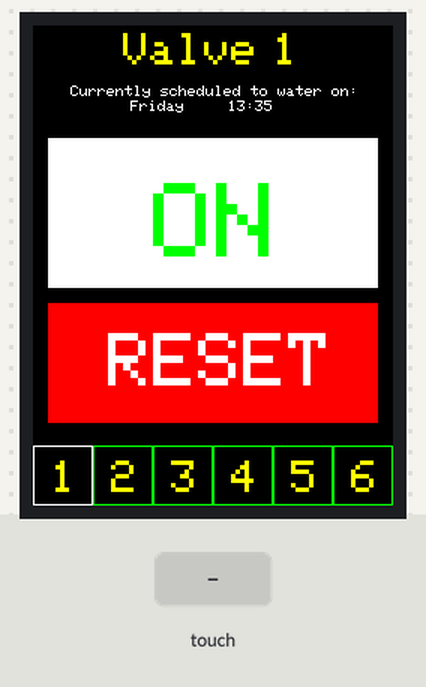
A sketch run on a simulated Arduino Leonardo, built with avr-gcc and run on an emulated ATmega32U4. On the bench: 240×320 colour display. The inputs (shaded band) are chosen by the test bench. The local clock reads 2024-03-15 10:24:30 at power-on unless the sketch sets it; what the sketch prints to the serial monitor is not drawn.

Above: at 1.4 s.
1.5 s: touch panel pressed at 13 % / 50 % of its raw x / y range
At 2.4 s:
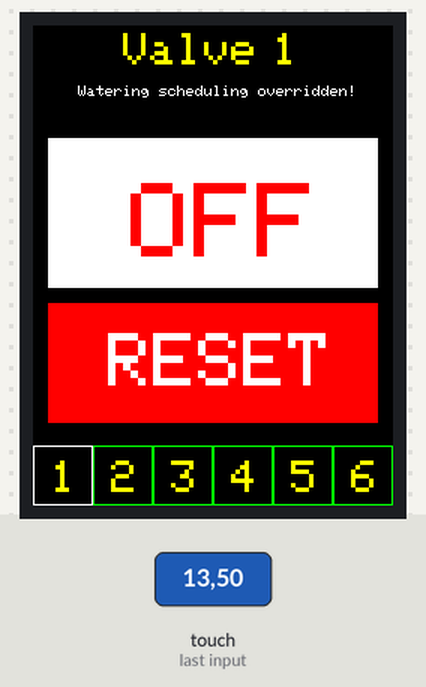
3.1 s: touch panel pressed at 38 % / 10 % of its raw x / y range
At 4.3 s:
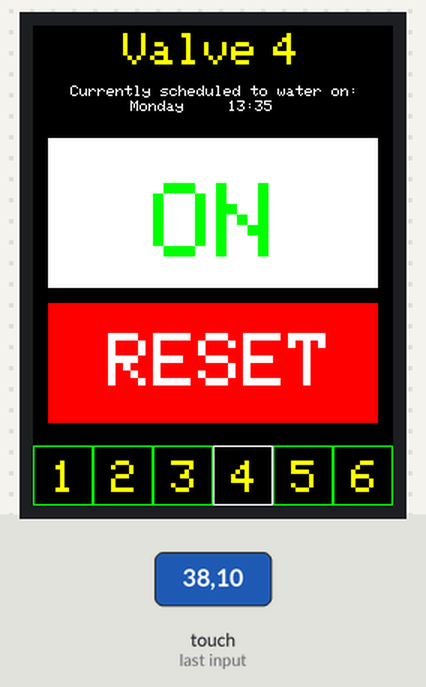
4.6 s: touch panel pressed at 13 % / 30 % of its raw x / y range
At 4.68 s:
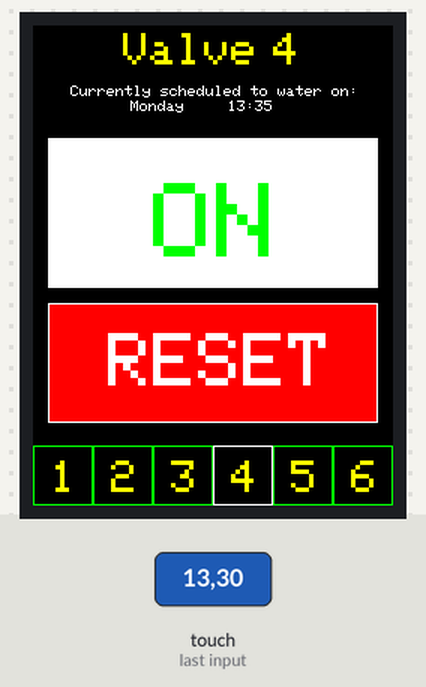
Timing chart, 0 to 7.6 s (numbered marks = the images above; inputs shaded):
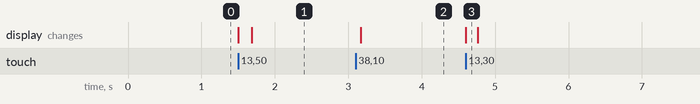

The sketch:

sprinkler.ino
```cpp
/*----------------------------------------
          LIBRARIES
------------------------------------------*/

/***** RTC LIBRARIES *****/
// Date and time functions using a DS1307 RTC connected via I2C
#include "RTClib.h"

/***** LCD LIBRARIES *****/
#include "SPI.h"
#include "Adafruit_GFX.h"
#include "Adafruit_ILI9341.h"
#include "TouchScreen.h"

/*----------------------------------------
          DEFINITIONS
------------------------------------------*/

/***** RTC DEFINITIONS *****/
#if defined(ARDUINO_ARCH_SAMD)
// for Zero, output on USB Serial console, remove line below if using programming port to program the Zero!
#define Serial SerialUSB
#endif

RTC_DS1307 rtc;


/****** LCD DEFINITIONS ******/
// Define LCD Connections
#define TFT_DC 8
#define TFT_CS 10
#define TFT_RST 9

// Define Touchscreen Definitions
#define YP A2  // analog pin 2
#define XM A3  // analog pin 3
#define YM 7   // digital pin 7
#define XP 8   // digitial pin 8 (same as DC)

// This is calibration data for the raw touch data to the screen coordinates
#define TS_MINX 150
#define TS_MINY 120
#define TS_MAXX 920
#define TS_MAXY 940
#define MINPRESSURE 10
#define MAXPRESSURE 1000


/*----------------------------------------
          GLOBAL VARIABLES
------------------------------------------*/

/***** MOISTURE SENSOR VARIABLES *****/

//Initial testing for moisture sensor.
//Reads analog input from the moisture sensor, and determines if the soil is dry or wet, giving a recommendation to water or not
const int sensorPin = A0; //set variable name for the pin being used for the sensor
const int sensorVcc = 4; // variable for the pin used to turn the sensor on or off by setting pin 4 high or low
int senseState = HIGH; // variable for the state of the sensor. High means sensor is on, LOW turns sensor off

//Placeholders for the thresholds of detecting moisture level
int upperThresh = 550;
int lowerThresh = 200;


/***** LCD VARIABLES *****/

struct myValve {
  int valveNum;
  boolean waterOn;
  boolean onSchedule;
  String nextDay;
  String startTime;
  int duration;
};


//State of valves used for LCD display
myValve valve1 = {.valveNum = 1, .waterOn = false, .onSchedule = true, .nextDay = "Friday", .startTime = "13:35", .duration = 2};
myValve valve2 = {.valveNum = 2, .waterOn = false, .onSchedule = true, .nextDay = "Friday", .startTime = "13:36", .duration = 1};
myValve valve3 = {.valveNum = 3, .waterOn = false, .onSchedule = true, .nextDay = "Friday", .startTime = "13:37", .duration = 2};
myValve valve4 = {.valveNum = 4, .waterOn = false, .onSchedule = true, .nextDay = "Monday", .startTime = "13:35", .duration = 1};
myValve valve5 = {.valveNum = 5, .waterOn = false, .onSchedule = true, .nextDay = "Tuesday", .startTime = "13:36", .duration = 2};
myValve valve6 = {.valveNum = 6, .waterOn = false, .onSchedule = true, .nextDay = "Friday", .startTime = "13:37", .duration = 2};

myValve* oldValve;
myValve* currentValve = &valve1;


Adafruit_ILI9341 tft = Adafruit_ILI9341(TFT_CS, TFT_DC, TFT_RST);  //Adafruit graphics constructor
TouchScreen ts = TouchScreen(XP, YP, XM, YM, 300);  //Touchscreen constructor


void setup() {

  //Begin serial communication with USB and microcontroller at 9600 BAUD rate
  Serial.begin(9600); //USB
  Serial1.begin(9600); //Microcontroller

  /***** MOISTURE SENSOR SETUP *****/

  pinMode(sensorPin, INPUT); //define moisture sensor as input
  pinMode(sensorVcc, OUTPUT); //set the sensor power pin as output

  /***** RTC SETUP *****/

  if (! rtc.begin()) {
    Serial.println("Couldn't find RTC");
    while (1);
  }

  // following line sets the RTC to the date & time this sketch was compiled
  rtc.adjust(DateTime(F(__DATE__), F(__TIME__)));


  /***** LCD DEFAULT SCREEN SETUP ******/

  tft.begin();
  tft.setRotation(2);
  tft.fillScreen(ILI9341_BLACK);

  displayValveSelection(); //Display current valve
  if (currentValve->onSchedule) { displaySchedule(); }
  else { displayOverride(); }
  if (currentValve->waterOn) { displayOffButton(); }
  else { displayOnButton(); }
  displayResetButton(); //Display reset button
}


void loop() {


  /***** RTC LOOP******/

  //retreive current time from rtc
  DateTime now = rtc.now();


  checkSchedule(&now, &valve1);
  checkSchedule(&now, &valve2);
  checkSchedule(&now, &valve3);
  checkSchedule(&now, &valve4);
  checkSchedule(&now, &valve5);
  checkSchedule(&now, &valve6);


  /***** LCD DISPLAY AND TOUCH LOOP******/

  // Detect touches on screen
  TSPoint p = ts.getPoint();  // Retrieve a point
  if (p.z < MINPRESSURE || p.z > MAXPRESSURE) {  //Register no touch if outside of pressure threshold
    return;
  }
  // Scale from ~0->1000 to tft.width using the calibration #'s
  p.x = map(p.x, TS_MAXX, TS_MINX, 0, tft.width()); // invert x axis to match rotation of display
  p.y = map(p.y, TS_MAXY, TS_MINY, 0, tft.height());  // invert y axis to match rotation of display


  // If touch within ON/OFF button borders, send ON/OFF signal
  if ((p.x >= 10 && p.x <= tft.width()-20) && (p.y >= 75 && p.y <= 175)) {
    if (currentValve->waterOn) { //Change to OFF button
      Serial.println("Turn OFF");
      tft.drawRect(10, 75, tft.width() - 20, 100, ILI9341_RED);
      delay(150);
      displayOnButton();
      currentValve->waterOn = false;
      currentValve->onSchedule = false;
      displayOverride(); // Display override text


      //ENTER CODE TO SEND TO MICROCONTROLLER
    }
    else { //Change to ON button
      Serial.println("Turn ON");
      tft.drawRect(10, 75, tft.width() - 20, 100, ILI9341_RED);
      delay(150);
      displayOffButton();
      currentValve->waterOn = true;
      currentValve->onSchedule = false;
      displayOverride(); // Display override text

      //ENTER CODE TO SEND TO MICROCONTROLLER
    }
  }
  // If touch within RESET borders, cancel override and reset to original schedule
  if ((p.x >= 10 && p.x <= tft.width()-20) && (p.y >= tft.height()/2+25 && p.y <= tft.height()/2+105)) {
    Serial.println("RESET");
    tft.drawRect(10, tft.height()/2 + 25, tft.width() - 20, 80, ILI9341_WHITE);
    delay(150);
    tft.drawRect(10, tft.height()/2 + 25, tft.width() - 20, 80, ILI9341_RED);
    currentValve->onSchedule = true;
    displaySchedule(); // Display reset text, back to current watering schedule

    //ENTER CODE TO SEND TO MICROCONTROLLER

  }

  // Code to select different valves
  if (p.y >= tft.height()-40) {
    oldValve = currentValve;
    if (p.x < tft.width()/6) { currentValve = &valve1; }
    else if (p.x < 2*tft.width()/6) { currentValve = &valve2; }
    else if (p.x < 3*tft.width()/6) { currentValve = &valve3; }
    else if (p.x < 4*tft.width()/6) { currentValve = &valve4; }
    else if (p.x < 5*tft.width()/6) { currentValve = &valve5; }
    else { currentValve = &valve6; }

    if (oldValve->valveNum != currentValve->valveNum) {
      displayValveSelection(); //Display current valve
      if (currentValve->onSchedule) { displaySchedule(); }
      else { displayOverride(); }
      if (currentValve->waterOn) { displayOffButton(); }
      else { displayOnButton(); }
      displayResetButton(); //Display reset button
    }
  }

/*CODE FOR SENDING DATA TO MICROCONTROLLER*/

  int outgoingByte = 0;
  if(!currentValve->waterOn) {
    outgoingByte = ((currentValve->valveNum) * 2);
    Serial1.write(outgoingByte);
  }
  else {
    outgoingByte = 1 + ((currentValve->valveNum) * 2);
    Serial1.write(outgoingByte);
  }
}


// Check moisture sensor function
// returns 0 if too dry, 1 if too moist, 2 if within appropriate range
int checkMoisture() {
  //If about to water, check if moisture is within thresholds
  digitalWrite(sensorVcc, HIGH); // assigns turns the sensor on
  delay(100);
  int moisture = analogRead(sensorPin); //reads value from sensor

  Serial.print("\nMoisture Level: "); //print moisture reading
  Serial.println(moisture);


  if(moisture < lowerThresh) //detects if lawn is too dry
  {
    Serial.println("Water your lawn!");
    return 0;
  }
  else if (moisture > upperThresh) //detects if lawn is too wet
  {
    //Turn off valve for corresponding zone; serial comm
    Serial.println("It's too wet!");
    return 1;
  }
  else
  {
    Serial.println("Just right!");
    return 2;
  }
  digitalWrite(sensorVcc, LOW); // turns the sensor back off after checking
}

void displayValveSelection() {

  // Draw borders for each valve button
  for (int i = 0; i <= 6; i++) {
      tft.drawRect(i * tft.width()/6, tft.height()-40, 40, 40, ILI9341_GREEN);
  }

  // Label each valve button with number of valve
  tft.setTextSize(3);
  tft.setTextColor(ILI9341_YELLOW);
  for (int i = 0; i < 6; i++) {
    tft.setCursor(12 + 40*i, tft.height()-30);
    tft.println(i+1);
  }

  //Highlight new valve selection
  tft.drawRect((currentValve->valveNum-1) * tft.width()/6, tft.height()-40, 40, 40, ILI9341_WHITE);

  //Display new selected valve number
  tft.fillRect(0, 0, tft.width(), 40, ILI9341_BLACK);
  tft.setCursor(tft.width() / 4, 5);
  tft.setTextColor(ILI9341_YELLOW);
  tft.setTextSize(3);
  tft.println("Valve");
  tft.setCursor(tft.width()/4 + 100, 5);
  tft.println(currentValve->valveNum);
}

void displaySchedule() {
  tft.fillRect(0, 40, tft.width(), 20, ILI9341_BLACK);
  tft.setCursor(25, 40);
  tft.setTextSize(1);
  tft.setTextColor(ILI9341_WHITE);
  tft.println("Currently scheduled to water on:");
  tft.setCursor(65, 50);
  tft.println(currentValve->nextDay);
  tft.setCursor(130, 50);
  tft.println(currentValve->startTime);
}

void displayOverride() {
  tft.fillRect(0, 40, tft.width(), 20, ILI9341_BLACK);
  tft.setCursor(30, 40);
  tft.setTextSize(1);
  tft.setTextColor(ILI9341_WHITE);
  tft.println("Watering scheduling overridden!");
}

void displayOnButton() {
  tft.fillRect(10, 75, tft.width() - 20, 100, ILI9341_WHITE);
  tft.setCursor(80, 105);
  tft.setTextColor(ILI9341_GREEN);
  tft.setTextSize(7);
  tft.println("ON");
}

void displayOffButton() {
  tft.fillRect(10, 75, tft.width() - 20, 100, ILI9341_WHITE);
  tft.setCursor(65, 105);
  tft.setTextColor(ILI9341_RED);
  tft.setTextSize(7);
  tft.println("OFF");
}

void displayResetButton() {
  tft.fillRect(10, tft.height()/2 + 25, tft.width() - 20, 80, ILI9341_RED);
  tft.setCursor(50, 205);
  tft.setTextSize(5);
  tft.setTextColor(ILI9341_WHITE);
  tft.println("RESET");
}

String getValue(String data, char separator, int index)
{
 int found = 0;
  int strIndex[] = {
0, -1  };
  int maxIndex = data.length()-1;
  for(int i=0; i<=maxIndex && found<=index; i++){
  if(data.charAt(i)==separator || i==maxIndex){
  found++;
  strIndex[0] = strIndex[1]+1;
  strIndex[1] = (i == maxIndex) ? i+1 : i;
  }
 }
  return found>index ? data.substring(strIndex[0], strIndex[1]) : "";
}

int checkSchedule (DateTime* now, myValve* valve) {
  String valveHourString = getValue(valve->startTime, ':', 0);
  String valveMinuteString = getValue(valve->startTime, ':', 1);
  int valveHour = valveHourString.toInt();
  int valveMinute = valveMinuteString.toInt();
  int valveDuration = valve->duration;
  String valveDay = valve->nextDay;
  String daysOfTheWeek[7] = {"Sunday", "Monday", "Tuesday", "Wednesday", "Thursday", "Friday", "Saturday"};
  int outgoingByte = 0;


  if((daysOfTheWeek[now->dayOfTheWeek()] == valveDay & now->hour() == valveHour & now->minute() >= valveMinute & now->minute() <= (valveMinute + valveDuration)) & (valve->onSchedule)) {  //If time matches and schedule is not overriden
    Serial.println("Time match");
    int moistureLevel = checkMoisture();

    if (moistureLevel == 1) {  //lawn is wet, don't water
      valve->waterOn = false;
      outgoingByte = ((valve->valveNum) * 2);
      Serial.println("On schedule but moisture levels incorrect. Water OFF");
    }
    else {  //begin watering
        valve->waterOn = true;
        outgoingByte = 1 + ((valve->valveNum) * 2);
        Serial.println("On schedule and moisture levels correct. Water ON");
    }
    if (now->minute() == valveMinute + valveDuration) {
      valve->waterOn = false;
      outgoingByte = ((valve->valveNum) * 2);
    }
  }

    Serial1.write(outgoingByte);

}
```

Measured:
- after the input at 1.5 s, the display: first changes at once (image 1 shows a later state)
- after the input at 3.1 s, the display: changes after 0.07 s (image 2)
- after the input at 4.6 s, the display: changes at once (image 3)
